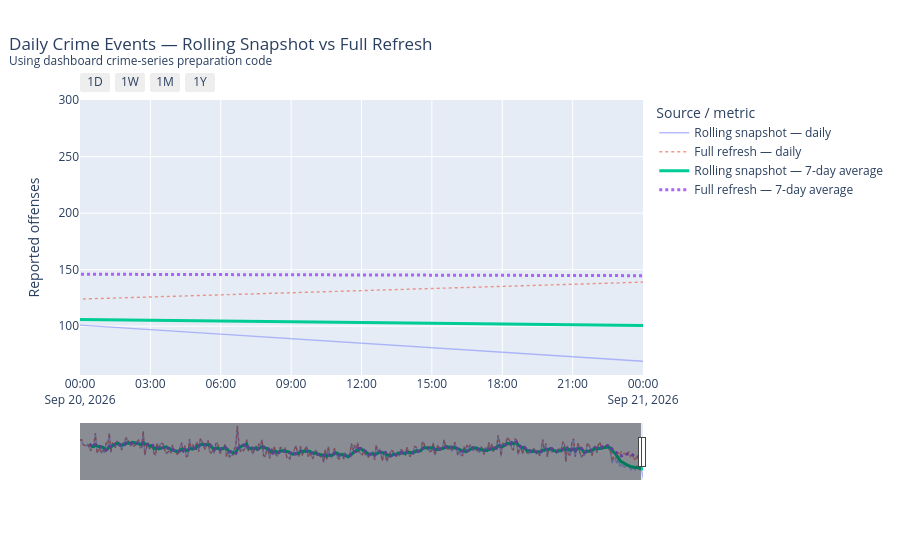

Notebook source saved alongside this figure:
### Code cell
import pandas as pd
import plotly.graph_objects as go

from dashboard.crime_dashboard_data import (
    prepare_crime_snapshot,
    EVENT_ID_COLUMN,
    TIME_COLUMN,
)

from dashboard.crime_dashboard_figures import (
    prepare_daily_event_data,
    TARGET_CRIME_CATEGORIES,
)


# ---------------------------------------------------------
# Build dashboard-style contexts from BOTH source DataFrames
# ---------------------------------------------------------

def make_daily_context(source_df):
    """
    Reproduce the part of load_crime_dashboard_context()
    used by the dashboard daily time-series.
    """
    prepared = prepare_crime_snapshot(source_df.copy())

    analysis_df = prepared.loc[
        ~prepared["is_excluded_from_crime_analysis"]
    ].copy()

    valid_time = analysis_df[
        analysis_df[TIME_COLUMN].notna()
        & analysis_df[EVENT_ID_COLUMN].notna()
    ].copy()

    return {
        "valid_time": valid_time,
    }


rolling_context = make_daily_context(
    rolling_crime_compare
)

full_context = make_daily_context(
    full_crime_compare
)


# ---------------------------------------------------------
# Run the EXACT dashboard daily-series preparation function
# ---------------------------------------------------------

rolling_daily, rolling_window = prepare_daily_event_data(
    context=rolling_context,
    selected_bins=TARGET_CRIME_CATEGORIES,
    analysis_state=None,
)

full_daily, full_window = prepare_daily_event_data(
    context=full_context,
    selected_bins=TARGET_CRIME_CATEGORIES,
    analysis_state=None,
)


# ---------------------------------------------------------
# Align both outputs to the same dates for QA comparison
# ---------------------------------------------------------

comparison = (
    rolling_daily[
        [
            "date",
            "reported_offenses",
            "rolling_7_day_avg",
        ]
    ]
    .rename(
        columns={
            "reported_offenses":
                "rolling_reported_offenses",
            "rolling_7_day_avg":
                "rolling_7_day_avg",
        }
    )
    .merge(
        full_daily[
            [
                "date",
                "reported_offenses",
                "rolling_7_day_avg",
            ]
        ].rename(
            columns={
                "reported_offenses":
                    "full_reported_offenses",
                "rolling_7_day_avg":
                    "full_7_day_avg",
            }
        ),
        on="date",
        how="inner",
        validate="one_to_one",
    )
)

comparison["difference"] = (
    comparison["rolling_reported_offenses"]
    - comparison["full_reported_offenses"]
)


# ---------------------------------------------------------
# Plot
# ---------------------------------------------------------

fig = go.Figure()

# Rolling snapshot -- daily
fig.add_trace(
    go.Scatter(
        x=comparison["date"],
        y=comparison["rolling_reported_offenses"],
        mode="lines",
        name="Rolling snapshot — daily",
        line=dict(width=1.4),
        opacity=0.45,
        hovertemplate=(
            "<b>%{x|%Y-%m-%d}</b><br>"
            "Rolling daily offenses: %{y:,}"
            "<extra></extra>"
        ),
    )
)

# Full refresh -- daily
fig.add_trace(
    go.Scatter(
        x=comparison["date"],
        y=comparison["full_reported_offenses"],
        mode="lines",
        name="Full refresh — daily",
        line=dict(width=1.4, dash="dot"),
        opacity=0.60,
        hovertemplate=(
            "<b>%{x|%Y-%m-%d}</b><br>"
            "Full-refresh daily offenses: %{y:,}"
            "<extra></extra>"
        ),
    )
)

# Rolling snapshot -- 7-day average
fig.add_trace(
    go.Scatter(
        x=comparison["date"],
        y=comparison["rolling_7_day_avg"],
        mode="lines",
        name="Rolling snapshot — 7-day average",
        line=dict(width=3),
        hovertemplate=(
            "<b>%{x|%Y-%m-%d}</b><br>"
            "Rolling 7-day average: %{y:,.1f}"
            "<extra></extra>"
        ),
    )
)

# Full refresh -- 7-day average
fig.add_trace(
    go.Scatter(
        x=comparison["date"],
        y=comparison["full_7_day_avg"],
        mode="lines",
        name="Full refresh — 7-day average",
        line=dict(width=3, dash="dot"),
        hovertemplate=(
            "<b>%{x|%Y-%m-%d}</b><br>"
            "Full-refresh 7-day average: %{y:,.1f}"
            "<extra></extra>"
        ),
    )
)


# ---------------------------------------------------------
# Match dashboard-style controls/layout
# ---------------------------------------------------------

plot_start = comparison["date"].min()
plot_end = comparison["date"].max()

fig.update_layout(
    title=dict(
        text=(
            "Daily Crime Events — Rolling Snapshot vs Full Refresh"
            "<br><sup>Using dashboard crime-series preparation code</sup>"
        ),
        x=0.01,
        xanchor="left",
    ),
    hovermode="x unified",
    xaxis=dict(
        title=None,
        range=[
            max(
                plot_start,
                plot_end - pd.Timedelta(days=1),
            ),
            plot_end,
        ],
        rangeselector=dict(
            buttons=[
                dict(
                    count=1,
                    label="1D",
                    step="day",
                    stepmode="backward",
                ),
                dict(
                    count=7,
                    label="1W",
                    step="day",
                    stepmode="backward",
                ),
                dict(
                    count=1,
                    label="1M",
                    step="month",
                    stepmode="backward",
                ),
                dict(
                    count=1,
                    label="1Y",
                    step="year",
                    stepmode="backward",
                ),
            ],
        ),
        rangeslider=dict(
            visible=True,
            range=[plot_start, plot_end],
        ),
    ),
    yaxis=dict(
        title="Reported offenses",
    ),
    legend_title_text="Source / metric",
)

fig.show()


# ---------------------------------------------------------
# QA summary
# ---------------------------------------------------------

different_days = comparison[
    comparison["difference"] != 0
]

print(
    f"Days compared: {len(comparison):,}"
)

print(
    f"Days with different dashboard crime totals: "
    f"{len(different_days):,}"
)

print(
    f"Maximum absolute daily discrepancy: "
    f"{comparison['difference'].abs().max():,}"
)

display(
    different_days[
        [
            "date",
            "rolling_reported_offenses",
            "full_reported_offenses",
            "difference",
        ]
    ]
)

### Figure 1 — Plotly figure (JSON) as saved in the notebook; plotly's stock layout.template omitted (floating-point values rounded to 4 significant figures; data arrays with more than 128 entries replaced by an {"elided": "..."} marker saying what was removed)
{"data": [{"hovertemplate": "<b>%{x|%Y-%m-%d}</b><br>Rolling daily offenses: %{y:,}<extra></extra>", "line": {"width": 1.4}, "mode": "lines", "name": "Rolling snapshot — daily", "opacity": 0.45, "type": "scatter", "x": {"elided": "366 str values"}, "y": {"elided": "366 int values"}}, {"hovertemplate": "<b>%{x|%Y-%m-%d}</b><br>Full-refresh daily offenses: %{y:,}<extra></extra>", "line": {"dash": "dot", "width": 1.4}, "mode": "lines", "name": "Full refresh — daily", "opacity": 0.6, "type": "scatter", "x": {"elided": "366 str values"}, "y": {"elided": "366 int values"}}, {"hovertemplate": "<b>%{x|%Y-%m-%d}</b><br>Rolling 7-day average: %{y:,.1f}<extra></extra>", "line": {"width": 3}, "mode": "lines", "name": "Rolling snapshot — 7-day average", "type": "scatter", "x": {"elided": "366 str values"}, "y": {"elided": "366 float values"}}, {"hovertemplate": "<b>%{x|%Y-%m-%d}</b><br>Full-refresh 7-day average: %{y:,.1f}<extra></extra>", "line": {"dash": "dot", "width": 3}, "mode": "lines", "name": "Full refresh — 7-day average", "type": "scatter", "x": {"elided": "366 str values"}, "y": {"elided": "366 float values"}}], "layout": {"hovermode": "x unified", "legend": {"title": {"text": "Source / metric"}}, "title": {"text": "Daily Crime Events — Rolling Snapshot vs Full Refresh<br><sup>Using dashboard crime-series preparation code</sup>", "x": 0.01, "xanchor": "left"}, "xaxis": {"range": ["2026-09-20T00:00:00", "2026-09-21T00:00:00"], "rangeselector": {"buttons": [{"count": 1, "label": "1D", "step": "day", "stepmode": "backward"}, {"count": 7, "label": "1W", "step": "day", "stepmode": "backward"}, {"count": 1, "label": "1M", "step": "month", "stepmode": "backward"}, {"count": 1, "label": "1Y", "step": "year", "stepmode": "backward"}]}, "rangeslider": {"range": ["2025-09-21T00:00:00", "2026-09-21T00:00:00"], "visible": true}, "title": {}}, "yaxis": {"title": {"text": "Reported offenses"}}}}
